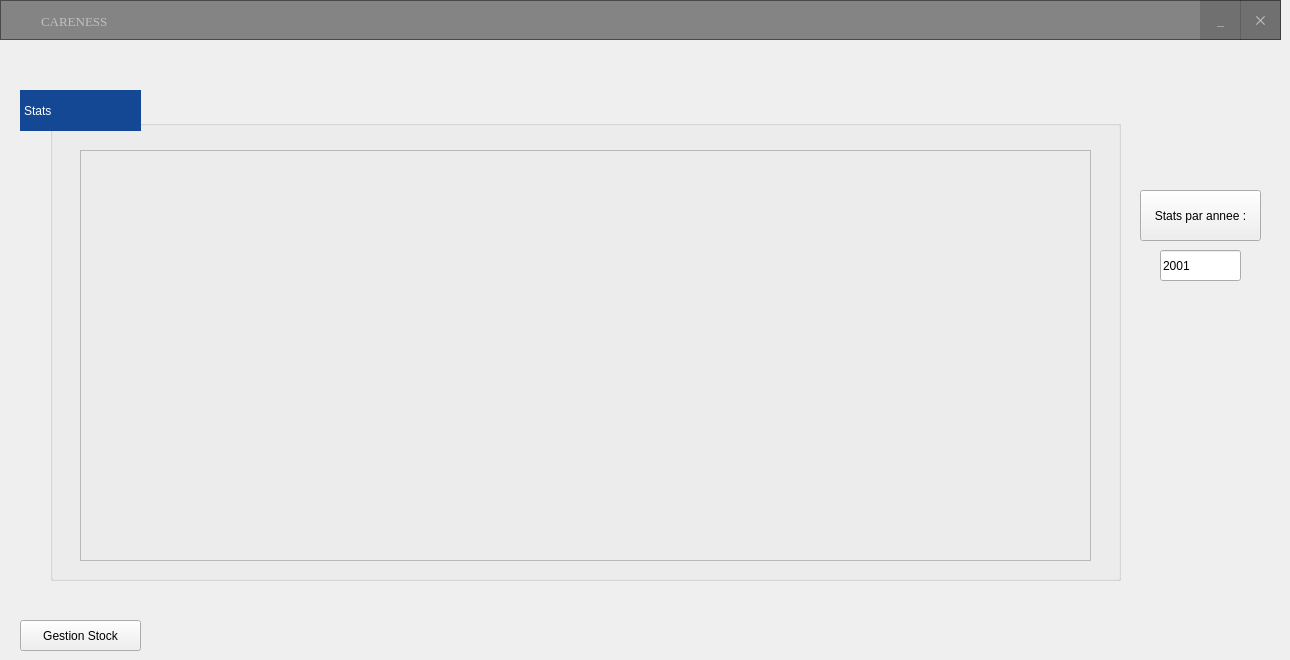
    <widget class="QWidget" name="page_26">
     <widget class="QFrame" name="frame_27">
      <property name="geometry">
       <rect>
        <x>0</x>
        <y>0</y>
        <width>1281</width>
        <height>40</height>
       </rect>
      </property>
      <property name="cursor">
       <cursorShape>ArrowCursor</cursorShape>
      </property>
      <property name="styleSheet">
       <string notr="true">QFrame{
background:rgba(0,0,0,0.45);
}

QFrame:hover{
background:rgba(0,0,0,0.50);
}

QPushButton{
color:silver;
}

QPushButton:hover{
color:white;
}</string>
      </property>
      <property name="frameShape">
       <enum>QFrame::StyledPanel</enum>
      </property>
      <property name="frameShadow">
       <enum>QFrame::Raised</enum>
      </property>
      <widget class="QLabel" name="label_207">
       <property name="geometry">
        <rect>
         <x>41</x>
         <y>11</y>
         <width>141</width>
         <height>21</height>
        </rect>
       </property>
       <property name="font">
        <font>
         <family>Times New Roman</family>
         <pointsize>10</pointsize>
         <weight>9</weight>
         <italic>false</italic>
         <bold>false</bold>
        </font>
       </property>
       <property name="styleSheet">
        <string notr="true">
color:silver;
background:transparent;</string>
       </property>
       <property name="text">
        <string>CARENESS</string>
       </property>
      </widget>
      <widget class="QPushButton" name="btn_minimize_26">
       <property name="geometry">
        <rect>
         <x>1200</x>
         <y>0</y>
         <width>41</width>
         <height>40</height>
        </rect>
       </property>
       <property name="font">
        <font>
         <family>Times New Roman</family>
         <pointsize>10</pointsize>
         <weight>9</weight>
         <italic>false</italic>
         <bold>false</bold>
         <underline>false</underline>
        </font>
       </property>
       <property name="cursor">
        <cursorShape>PointingHandCursor</cursorShape>
       </property>
       <property name="styleSheet">
        <string notr="true">QPushButton{
background:rgba(0, 0, 0,0.15);
border-radius:none;
}


QPushButton:hover{
background:rgba(0, 0, 0,0.6)
}</string>
       </property>
       <property name="text">
        <string>_</string>
       </property>
      </widget>
      <widget class="QPushButton" name="btn_close_20">
       <property name="geometry">
        <rect>
         <x>1240</x>
         <y>0</y>
         <width>41</width>
         <height>40</height>
        </rect>
       </property>
       <property name="font">
        <font>
         <family>Times New Roman</family>
         <pointsize>10</pointsize>
         <weight>9</weight>
         <italic>false</italic>
         <bold>false</bold>
        </font>
       </property>
       <property name="cursor">
        <cursorShape>PointingHandCursor</cursorShape>
       </property>
       <property name="styleSheet">
        <string notr="true">QPushButton{
background:rgba(0, 0, 0,0.15);
color:silver;

border-radius:none;
}


QPushButton:hover{
background:red;
color:white
}</string>
       </property>
       <property name="text">
        <string>✕</string>
       </property>
      </widget>
      <widget class="QLabel" name="label_208">
       <property name="geometry">
        <rect>
         <x>10</x>
         <y>0</y>
         <width>31</width>
         <height>31</height>
        </rect>
       </property>
       <property name="styleSheet">
        <string notr="true">image: url(:/new/prefix1/images/Logo.png);
background:transparent;</string>
       </property>
       <property name="text">
        <string>&lt;html&gt;&lt;head/&gt;&lt;body&gt;&lt;p&gt;&lt;br/&gt;&lt;/p&gt;&lt;/body&gt;&lt;/html&gt;</string>
       </property>
      </widget>
     </widget>
     <widget class="QLabel" name="label_102">
      <property name="geometry">
       <rect>
        <x>20</x>
        <y>90</y>
        <width>121</width>
        <height>41</height>
       </rect>
      </property>
      <property name="styleSheet">
       <string notr="true">QLabel{
    border: 1px solid transparent ;	
	color: rgb(255, 255, 255);
	font: 75 12pt &quot;Times New Roman&quot;;
	background-color: rgb(20, 72, 149);
}</string>
      </property>
      <property name="text">
       <string>Stats</string>
      </property>
     </widget>
     <widget class="QGroupBox" name="groupBox_25">
      <property name="geometry">
       <rect>
        <x>50</x>
        <y>120</y>
        <width>1071</width>
        <height>461</height>
       </rect>
      </property>
      <property name="styleSheet">
       <string notr="true">QGroupBox{
color: rgb(20, 72, 149);
background-color: transparent;
}
QComboBox{
border-radius: 10px;
    border: 1px solid transparent;
	color: rgb(25, 139, 186);
}</string>
      </property>
      <property name="title">
       <string/>
      </property>
      <widget class="QFrame" name="frame_12">
       <property name="geometry">
        <rect>
         <x>30</x>
         <y>30</y>
         <width>1011</width>
         <height>411</height>
        </rect>
       </property>
       <property name="frameShape">
        <enum>QFrame::StyledPanel</enum>
       </property>
       <property name="frameShadow">
        <enum>QFrame::Raised</enum>
       </property>
      </widget>
     </widget>
     <widget class="QPushButton" name="pushButton_26">
      <property name="geometry">
       <rect>
        <x>1140</x>
        <y>190</y>
        <width>121</width>
        <height>51</height>
       </rect>
      </property>
      <property name="text">
       <string>Stats par annee :</string>
      </property>
      <property name="icon">
       <iconset resource="Resources.qrc">
        <normaloff>:/new/prefix1/images/stats.png</normaloff>:/new/prefix1/images/stats.png</iconset>
      </property>
     </widget>
     <widget class="QLineEdit" name="annee_2">
      <property name="geometry">
       <rect>
        <x>1160</x>
        <y>250</y>
        <width>81</width>
        <height>31</height>
       </rect>
      </property>
      <property name="text">
       <string>2001</string>
      </property>
      <property name="placeholderText">
       <string>donner l'anne de stat</string>
      </property>
     </widget>
     <widget class="QPushButton" name="pushButton_27">
      <property name="geometry">
       <rect>
        <x>20</x>
        <y>620</y>
        <width>121</width>
        <height>31</height>
       </rect>
      </property>
      <property name="text">
       <string>Gestion Stock</string>
      </property>
      <property name="icon">
       <iconset resource="Resources.qrc">
        <normaloff>:/new/prefix1/images/fleche-petite-gauche (1).png</normaloff>:/new/prefix1/images/fleche-petite-gauche (1).png</iconset>
      </property>
     </widget>
     <zorder>frame_27</zorder>
     <zorder>groupBox_25</zorder>
     <zorder>label_102</zorder>
     <zorder>pushButton_26</zorder>
     <zorder>annee_2</zorder>
     <zorder>pushButton_27</zorder>
    </widget>
